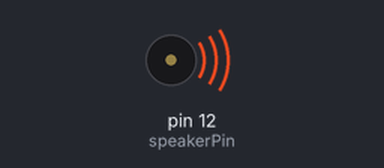
This sketch was run on a simulated Arduino Uno, built with avr-gcc and run on an emulated ATmega328P. Shown: buzzer (waves = sounding).

Above: at 0.2 s.
At 5.25 s:
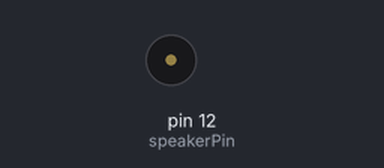
Timing chart, 0 to 5.5 s (numbered marks = the images above):
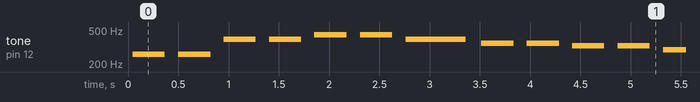

Measured:
- by itself, tone on pin 12 (speakerPin): plays 261 Hz for 0.32 s, 261 Hz for 0.32 s, 391 Hz for 0.32 s, 391 Hz for 0.32 s, 439 Hz for 0.32 s, 439 Hz for 0.32 s … (222 notes in this stretch)

The sketch:

piano_test.ino
```cpp
int speakerPin = 12 ;

int length = 15; // the number of notes
char notes[] = "ccggaagffeeddc "; // a space represents a rest
int beats[] = { 1, 1, 1, 1, 1, 1, 2, 1, 1, 1, 1, 1, 1, 2, 4 };
int tempo = 300;

void playTone(int tone, int duration) {
  for (long i = 0; i < duration * 1000L; i += tone * 2) {
    digitalWrite(speakerPin, HIGH);
    delayMicroseconds(tone);
    digitalWrite(speakerPin, LOW);
    delayMicroseconds(tone);
  }
}

void playNote(char note, int duration) {
  char names[] = { 'c', 'd', 'e', 'f', 'g', 'a', 'b', 'C' };
  int tones[] = { 1915, 1700, 1519, 1432, 1275, 1136, 1014, 956 };

  // play the tone corresponding to the note name
  for (int i = 0; i < 8; i++) {
    if (names[i] == note) {
      playTone(tones[i], duration);
    }
  }
}

void setup() {
  pinMode(speakerPin, OUTPUT);
}

void loop() {
  for (int i = 0; i < length; i++) {
    if (notes[i] == ' ') {
      delay(beats[i] * tempo); // rest
    } else {
      playNote(notes[i], beats[i] * tempo);
    }

    // pause between notes
    delay(tempo / 2);
  }
}
```
